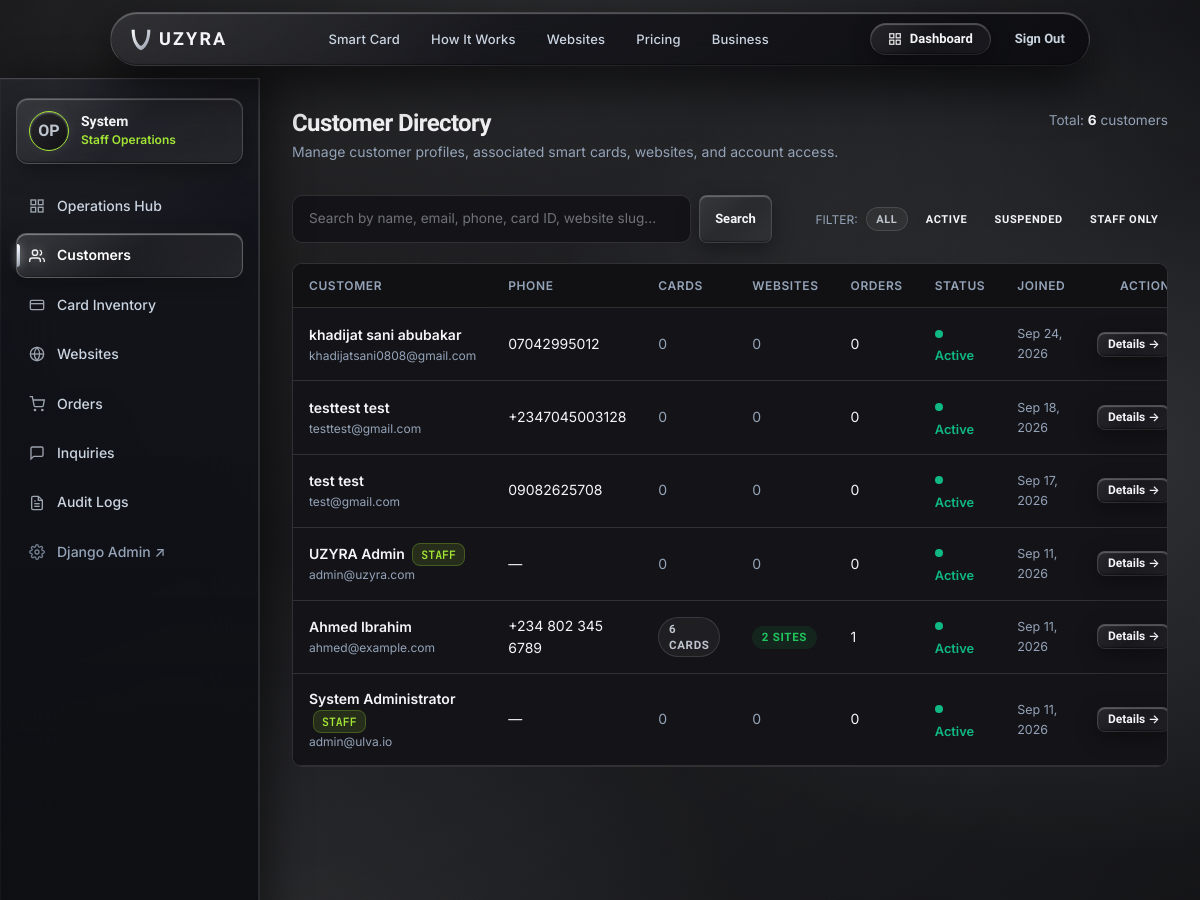
The app's page /operations/customers/ (signed in, upper part), older data.
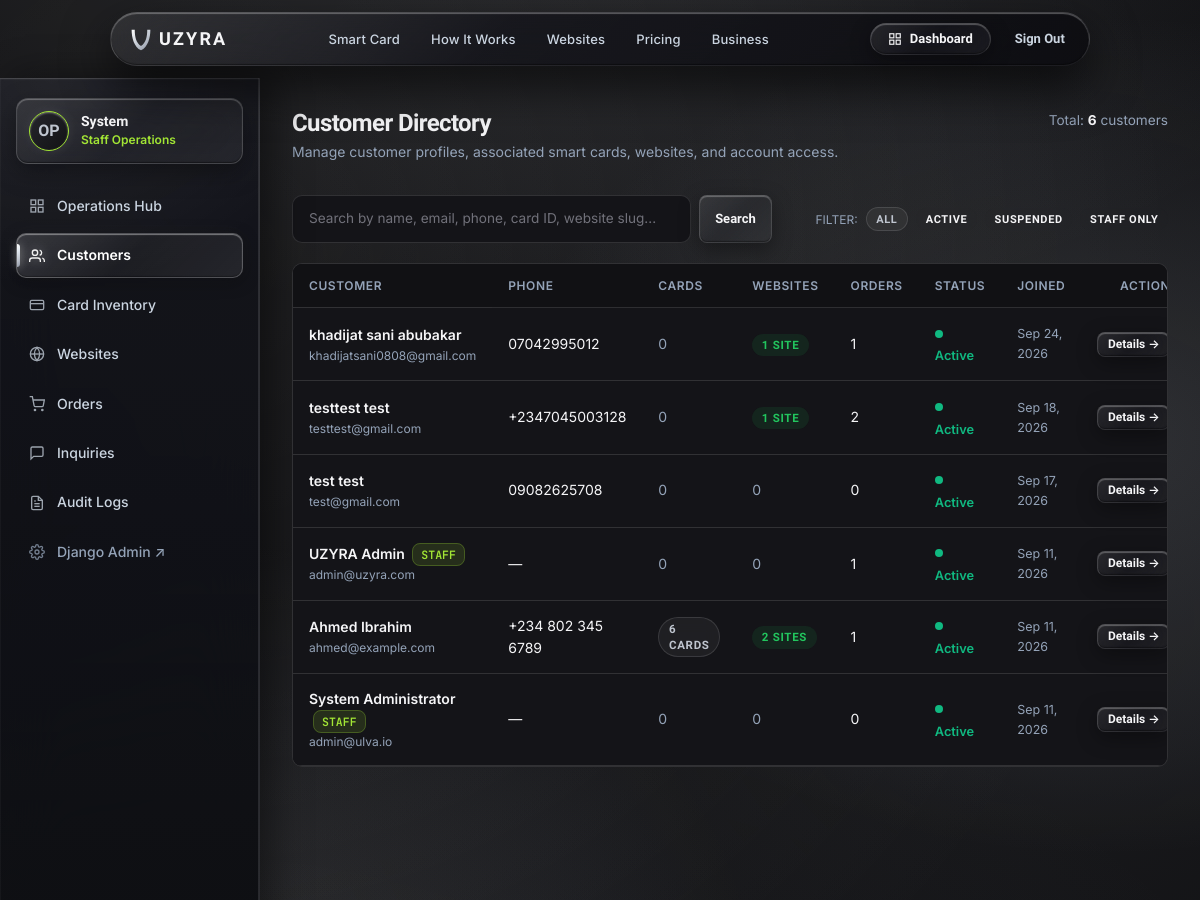
The same page, newer data.
### apps/accounts/models.py (models this page shows, shortened)
class User(AbstractUser):
    username = None
    email = models.EmailField(_('email address'), unique=True)
    phone = models.CharField(_('phone number'), max_length=30, blank=True, null=True)
    is_email_verified = models.BooleanField(_('email verified'), default=False)
    USERNAME_FIELD = 'email'
    REQUIRED_FIELDS = ['first_name', 'last_name']
    objects = UserManager()
    class Meta:
        verbose_name = _('User')
        verbose_name_plural = _('Users')
        ordering = ['-date_joined']
    @property
    def display_name(self):
        full = f"{self.first_name} {self.last_name}".strip()
        return full if full else self.email.split('@')[0]

### apps/core/operations_views.py (the view, shortened to what this page needs)
# urls.py: path('customers/', views.operations_customers_list_view, name='customers_list'),
@staff_required
def operations_customers_list_view(request):
    qs = User.objects.select_related('profile').annotate(
        cards_count=Count('cards', distinct=True),
        websites_count=Count('websites', distinct=True),
        orders_count=Count('orders', distinct=True),
    ).order_by('-date_joined')
    q = request.GET.get('q', '').strip()
    status_filter = request.GET.get('status', 'all')
    if status_filter == 'active':
        qs = qs.filter(is_active=True)
    elif status_filter == 'inactive':
        qs = qs.filter(is_active=False)
    elif status_filter == 'staff':
        qs = qs.filter(is_staff=True)
    paginator = Paginator(qs, 25)
    page = request.GET.get('page', 1)
    try:
        customers = paginator.page(page)
    except (PageNotAnInteger, EmptyPage):
        customers = paginator.page(1)
    return render(request, 'operations/customers_list.html', {
        'customers': customers,
        'search_query': q,
        'status_filter': status_filter,
        'total_count': paginator.count,
    })

### apps/core/context_processors.py (called while the page is built)
def brand_context(request):
    user_profile = None
    if request.user.is_authenticated:
        user_profile = getattr(request.user, 'profile', None)
    return {
        'BRAND_NAME': getattr(settings, 'BRAND_NAME', 'ULVA'),
        'BRAND_TAGLINE': getattr(settings, 'BRAND_TAGLINE', 'The Smart Identity & Digital Business Platform'),
        'BRAND_SUPPORT_EMAIL': getattr(settings, 'BRAND_SUPPORT_EMAIL', 'support@ulva.io'),
        'BRAND_SUPPORT_PHONE': getattr(settings, 'BRAND_SUPPORT_PHONE', '+234 800 000 0000'),
        'PAYSTACK_PUBLIC_KEY': getattr(settings, 'PAYSTACK_PUBLIC_KEY', ''),
        'user_profile': user_profile,
    }

### apps/core/operations_views.py (called while the page is built)
def staff_required(view_func):
    @wraps(view_func)
    def _wrapped_view(request, *args, **kwargs):
        if not request.user.is_authenticated:
            from django.urls import reverse
            return redirect(f"{reverse('accounts:login')}?next={request.path}")
        if not request.user.is_staff:
            raise PermissionDenied("Staff credentials required to access internal operations.")
        return view_func(request, *args, **kwargs)
    return _wrapped_view

### templates/operations/customers_list.html (shortened to what the changed rows need)
{% extends 'operations/base_operations.html' %}
{% load static %}
{% block operations_content %}
<div class="dashboard-header">
  <div>
    <h1 class="dashboard-title">Customer Directory</h1>
  </div>
</div>
<div class="ops-table-container">
  <table class="ops-table">
    <thead>
      <tr>
        <th scope="col">Customer</th>
        <th scope="col">Phone</th>
        <th scope="col">Cards</th>
        <th scope="col">Websites</th>
        <th scope="col">Orders</th>
        <th scope="col">Status</th>
        <th scope="col">Joined</th>
        <th scope="col" style="text-align: right;">Action</th>
      </tr>
    </thead>
    <tbody>
      {% for c in customers %}
      <tr>
        <td>
          <div style="font-weight: 600; color: var(--text-primary);">
            {{ c.display_name }}
            {% if c.is_staff %}<span class="ops-badge-staff" style="margin-left: 0.25rem;">STAFF</span>{% endif %}
          </div>
          <div style="font-size: 0.75rem; color: var(--text-muted);">{{ c.email }}</div>
        </td>
        <td>{{ c.phone|default:"—" }}</td>
        <td>
          {% if c.cards_count > 0 %}
            <span class="badge badge-silver" style="font-size: 0.72rem;">{{ c.cards_count }} card{{ c.cards_count|pluralize }}</span>
          {% else %}
            <span style="color: var(--text-muted);">0</span>
          {% endif %}
        </td>
        <td>
          {% if c.websites_count > 0 %}
            <span class="badge" style="background: rgba(34,197,94,0.1); color: #22c55e; font-size: 0.72rem;">{{ c.websites_count }} site{{ c.websites_count|pluralize }}</span>
          {% else %}
            <span style="color: var(--text-muted);">0</span>
          {% endif %}
        </td>
        <td>{{ c.orders_count }}</td>
        <td>
          {% if c.is_active %}
            <span style="color: #10B981; font-weight: 600; font-size: 0.8rem;"><span class="ops-status-dot ops-dot-active"></span>Active</span>
          {% else %}
            <span style="color: #EF4444; font-weight: 600; font-size: 0.8rem;"><span class="ops-status-dot ops-dot-lost"></span>Suspended</span>
          {% endif %}
        </td>
        <td style="font-size: 0.78rem; color: var(--text-muted);">{{ c.date_joined|date:"M d, Y" }}</td>
        <td style="text-align: right;">
          <a href="{% url 'operations:customer_detail' c.id %}" class="btn btn-secondary btn-sm" style="font-size: 0.75rem; padding: 0.25rem 0.6rem;">Details →</a>
        </td>
      </tr>
      {% empty %}
      <tr>
        <td colspan="8" style="text-align: center; padding: 3rem; color: var(--text-muted);">
          No customers found matching the criteria.
        </td>
      </tr>
      {% endfor %}
    </tbody>
  </table>
</div>
{% endblock %}

Row changes from the older to the newer data that the page shows:
changed User "khadijat sani abubakar": websites_count (not shown) → "1"; orders_count "0" → "1"; text "0" → "SITE"
shown differently, row unchanged: User "testtest test": websites_count (not shown) → "1"; orders_count "0" → "2"; text "0" → "SITE"
computed for User "UZYRA Admin": orders_count "0" → "1"
